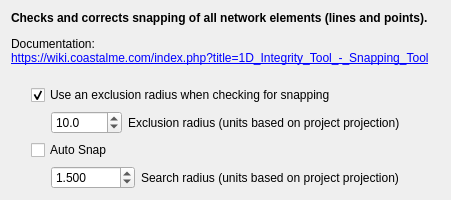
          <widget class="QWidget" name="Snapping">
           <attribute name="title">
            <string>Snapping</string>
           </attribute>
           <layout class="QVBoxLayout" name="verticalLayout_5">
            <item>
             <widget class="QLabel" name="label_5">
              <property name="text">
               <string>&lt;html&gt;&lt;head/&gt;&lt;body&gt;&lt;p&gt;&lt;span style=&quot; font-weight:600;&quot;&gt;Checks and corrects snapping of all network elements (lines and points).&lt;/span&gt;&lt;/p&gt;&lt;p&gt;Documentation:&lt;br/&gt;&lt;a href=&quot;https://wiki.coastalme.com/index.php?title=1D_Integrity_Tool_-_Snapping_Tool&quot;&gt;&lt;span style=&quot; text-decoration: underline; color:#0000ff;&quot;&gt;https://wiki.coastalme.com/index.php?title=1D_Integrity_Tool_-_Snapping_Tool&lt;br/&gt;&lt;/span&gt;&lt;/a&gt;&lt;/p&gt;&lt;/body&gt;&lt;/html&gt;</string>
              </property>
              <property name="wordWrap">
               <bool>true</bool>
              </property>
              <property name="openExternalLinks">
               <bool>true</bool>
              </property>
             </widget>
            </item>
            <item>
             <layout class="QHBoxLayout" name="horizontalLayout_8">
              <item>
               <spacer name="horizontalSpacer_4">
                <property name="orientation">
                 <enum>Qt::Horizontal</enum>
                </property>
                <property name="sizeType">
                 <enum>QSizePolicy::Fixed</enum>
                </property>
                <property name="sizeHint" stdset="0">
                 <size>
                  <width>20</width>
                  <height>20</height>
                 </size>
                </property>
               </spacer>
              </item>
              <item>
               <widget class="QCheckBox" name="cbExclRadius">
                <property name="text">
                 <string>Use an exclusion radius when checking for snapping</string>
                </property>
                <property name="checked">
                 <bool>true</bool>
                </property>
               </widget>
              </item>
             </layout>
            </item>
            <item>
             <layout class="QHBoxLayout" name="horizontalLayout_21">
              <item>
               <spacer name="horizontalSpacer_25">
                <property name="orientation">
                 <enum>Qt::Horizontal</enum>
                </property>
                <property name="sizeType">
                 <enum>QSizePolicy::Fixed</enum>
                </property>
                <property name="sizeHint" stdset="0">
                 <size>
                  <width>40</width>
                  <height>20</height>
                 </size>
                </property>
               </spacer>
              </item>
              <item>
               <widget class="QDoubleSpinBox" name="sbExclRadius">
                <property name="decimals">
                 <number>1</number>
                </property>
                <property name="maximum">
                 <double>99999.000000000000000</double>
                </property>
                <property name="value">
                 <double>10.000000000000000</double>
                </property>
               </widget>
              </item>
              <item>
               <widget class="QLabel" name="label_16">
                <property name="text">
                 <string>Exclusion radius (units based on project projection)</string>
                </property>
               </widget>
              </item>
              <item>
               <spacer name="horizontalSpacer_26">
                <property name="orientation">
                 <enum>Qt::Horizontal</enum>
                </property>
                <property name="sizeHint" stdset="0">
                 <size>
                  <width>40</width>
                  <height>20</height>
                 </size>
                </property>
               </spacer>
              </item>
             </layout>
            </item>
            <item>
             <layout class="QHBoxLayout" name="horizontalLayout_7">
              <item>
               <spacer name="horizontalSpacer_3">
                <property name="orientation">
                 <enum>Qt::Horizontal</enum>
                </property>
                <property name="sizeType">
                 <enum>QSizePolicy::Fixed</enum>
                </property>
                <property name="sizeHint" stdset="0">
                 <size>
                  <width>20</width>
                  <height>20</height>
                 </size>
                </property>
               </spacer>
              </item>
              <item>
               <widget class="QCheckBox" name="cbAutoSnap">
                <property name="text">
                 <string>Auto Snap</string>
                </property>
               </widget>
              </item>
             </layout>
            </item>
            <item>
             <layout class="QHBoxLayout" name="horizontalLayout_6">
              <item>
               <spacer name="horizontalSpacer_2">
                <property name="orientation">
                 <enum>Qt::Horizontal</enum>
                </property>
                <property name="sizeType">
                 <enum>QSizePolicy::Fixed</enum>
                </property>
                <property name="sizeHint" stdset="0">
                 <size>
                  <width>40</width>
                  <height>20</height>
                 </size>
                </property>
               </spacer>
              </item>
              <item>
               <widget class="QDoubleSpinBox" name="sbAutoSnapSearchRadius">
                <property name="decimals">
                 <number>3</number>
                </property>
                <property name="minimum">
                 <double>0.001000000000000</double>
                </property>
                <property name="maximum">
                 <double>99999.000000000000000</double>
                </property>
                <property name="value">
                 <double>1.500000000000000</double>
                </property>
               </widget>
              </item>
              <item>
               <widget class="QLabel" name="label_4">
                <property name="enabled">
                 <bool>true</bool>
                </property>
                <property name="font">
                 <font>
                  <weight>50</weight>
                  <bold>false</bold>
                 </font>
                </property>
                <property name="text">
                 <string>Search radius (units based on project projection)</string>
                </property>
               </widget>
              </item>
              <item>
               <spacer name="horizontalSpacer_5">
                <property name="orientation">
                 <enum>Qt::Horizontal</enum>
                </property>
                <property name="sizeHint" stdset="0">
                 <size>
                  <width>40</width>
                  <height>20</height>
                 </size>
                </property>
               </spacer>
              </item>
             </layout>
            </item>
            <item>
             <spacer name="verticalSpacer_3">
              <property name="orientation">
               <enum>Qt::Vertical</enum>
              </property>
              <property name="sizeHint" stdset="0">
               <size>
                <width>20</width>
                <height>0</height>
               </size>
              </property>
             </spacer>
            </item>
           </layout>
          </widget>
